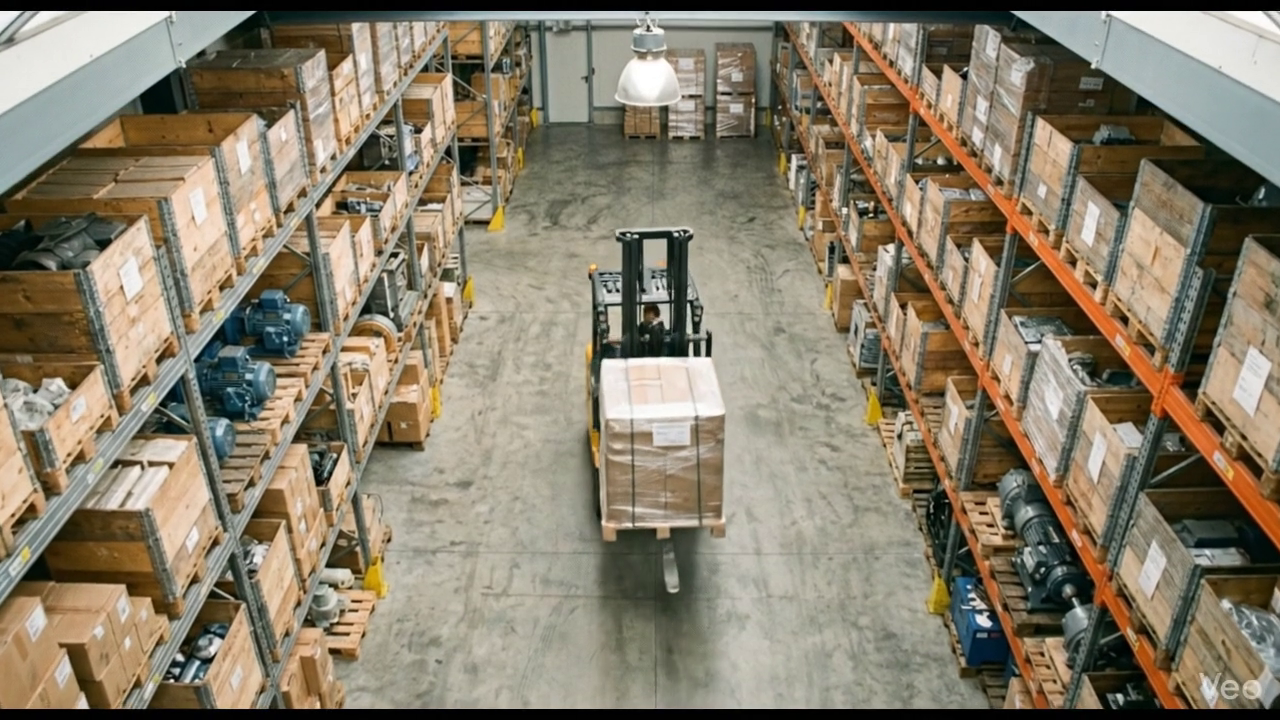
#> input picture frame 19 of Video/input_video.mp4, 1280 x 720 px
$ python rotationVDO.py
#> lines starting #> are read from the running program, lines starting #| are printed output that depends on the picture
import cv2
vdo = cv2.VideoCapture("Video/input_video.mp4")
while True:
    ret, frame = vdo.read()
#> frame is the input picture: shape (720, 1280, 3); mean B, G, R 107.1, 126.5, 136.2
    if not ret:
        break

    (h, w) = frame.shape[:2]
#> h = 720; w = 1280
    center = (w//2, h//2)
#> center = (640, 360)
    M = cv2.getRotationMatrix2D(center, 90, 1.0)
    rotated_vdo = cv2.warpAffine(frame, M, (w, h))
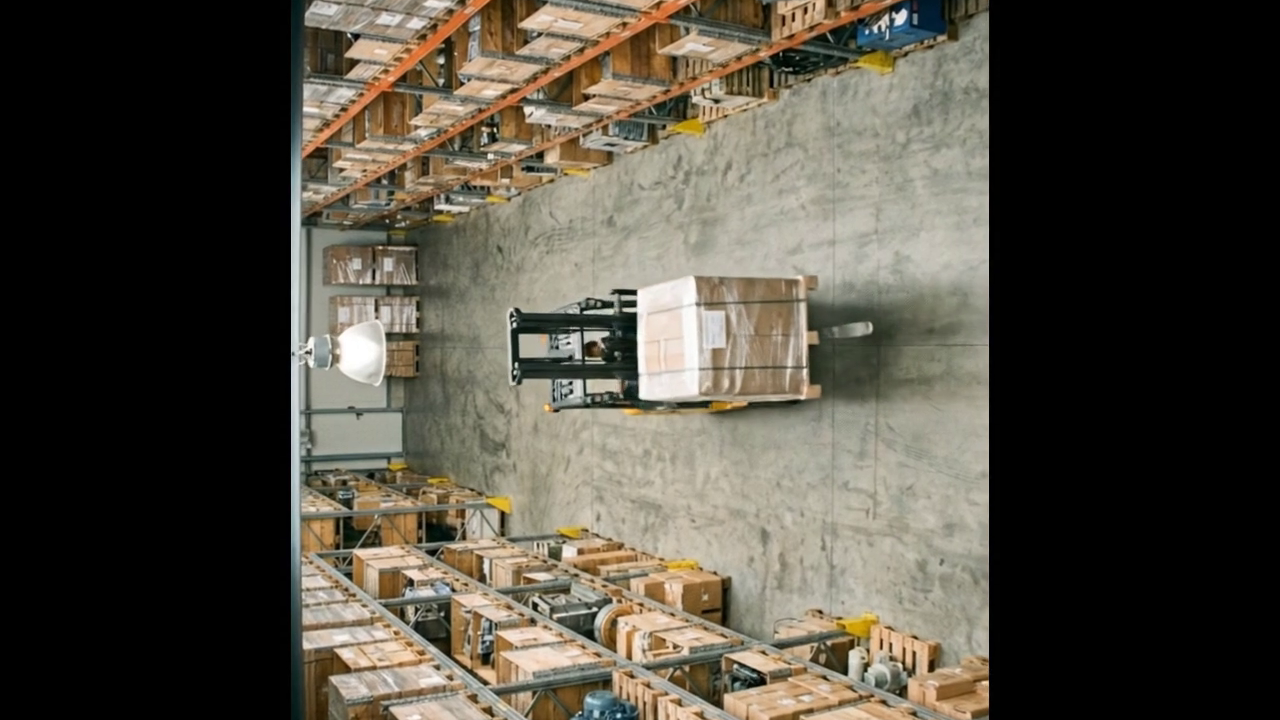
#> rotated_vdo: shape (720, 1280, 3); mean B, G, R 64.9, 75.7, 80.6

    cv2.imshow("Original vdo !", frame)
    cv2.imshow("Rotated vdo !", rotated_vdo)

    if cv2.waitKey(25) & 0xFF  == ord('q'):
#> (key q is pressed here)
        break
vdo.release()
cv2.destroyAllWindows()

$ run again, starting later in the video
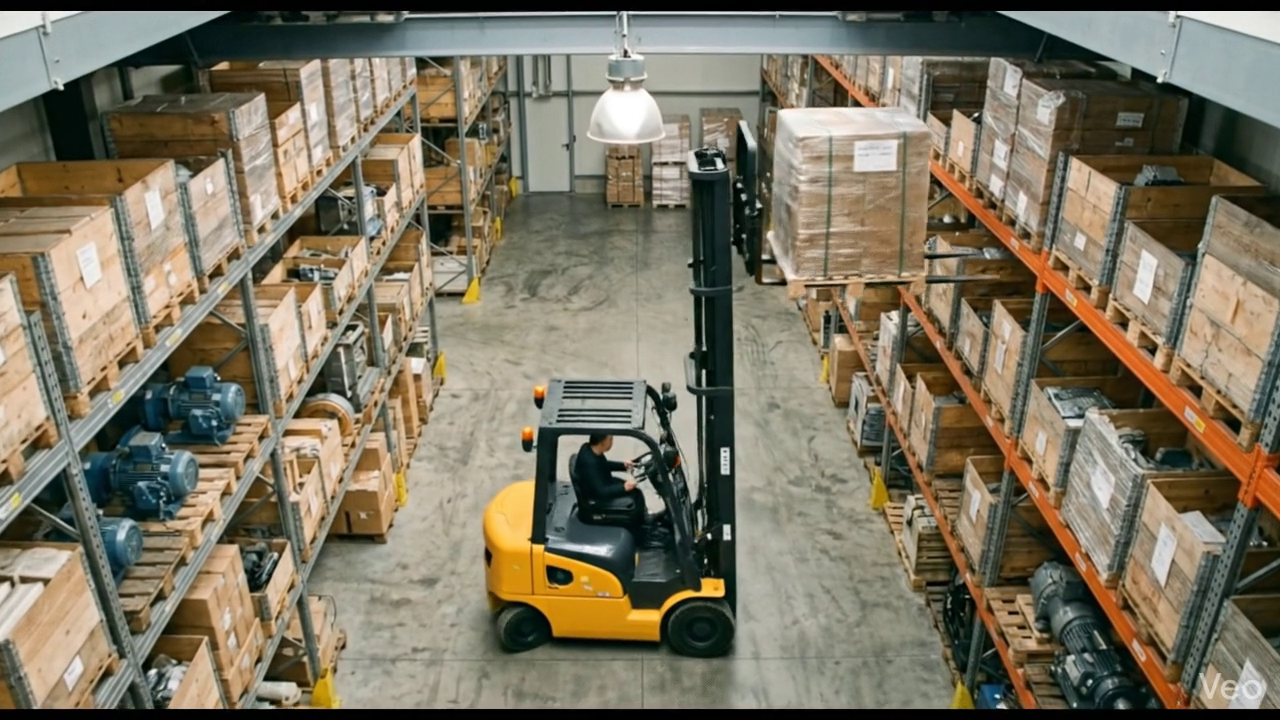
#> input picture frame 86 of Video/input_video.mp4, 1280 x 720 px
#> frame is the input picture: shape (720, 1280, 3); mean B, G, R 97.4, 116.6, 124.3
#> `rotated_vdo = cv2.warpAffine(frame, M, (w, h))`:
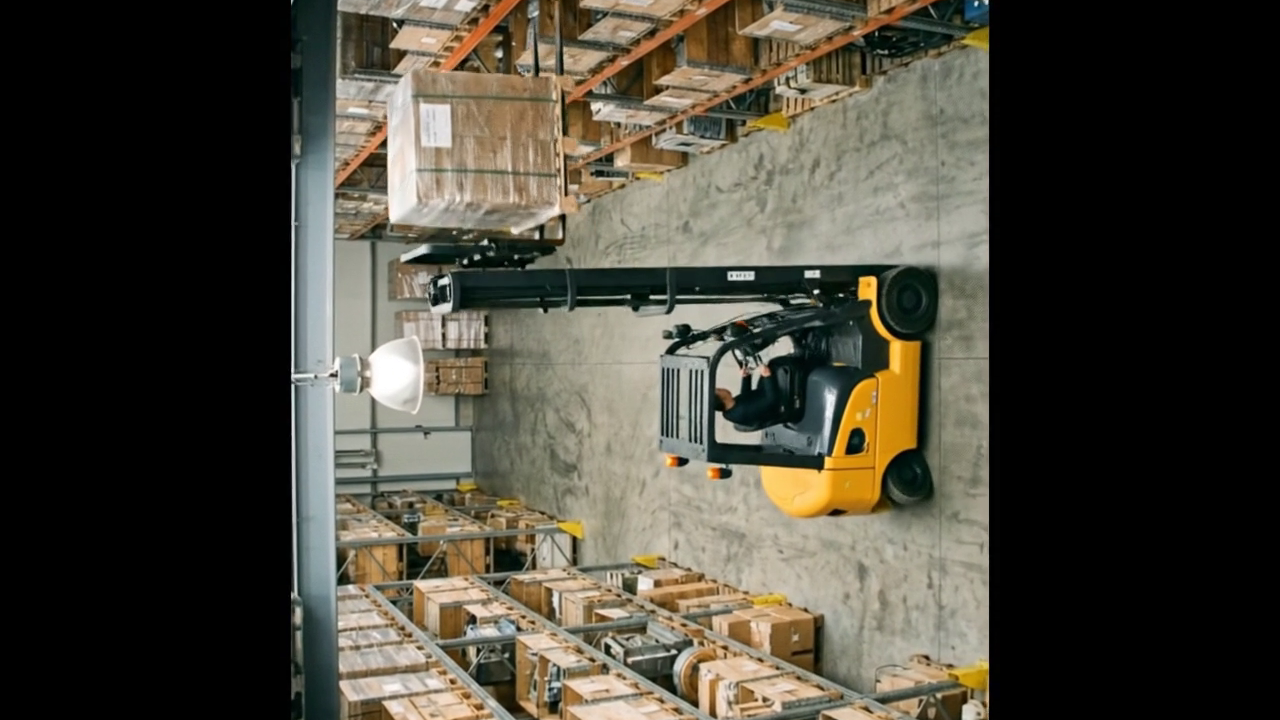
#> rotated_vdo: shape (720, 1280, 3); mean B, G, R 57.9, 69.1, 72.7

$ run again, starting later in the video
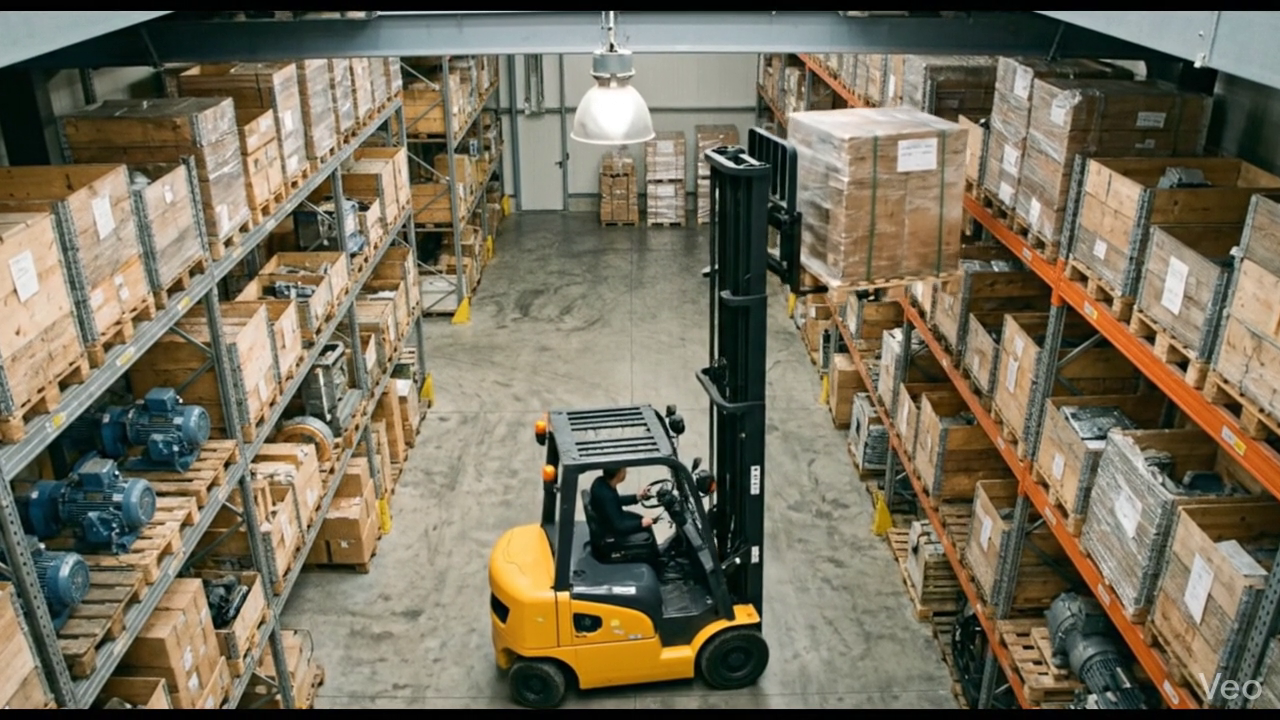
#> input picture frame 153 of Video/input_video.mp4, 1280 x 720 px
#> frame is the input picture: shape (720, 1280, 3); mean B, G, R 92.2, 111.5, 118.9
#> `rotated_vdo = cv2.warpAffine(frame, M, (w, h))`:
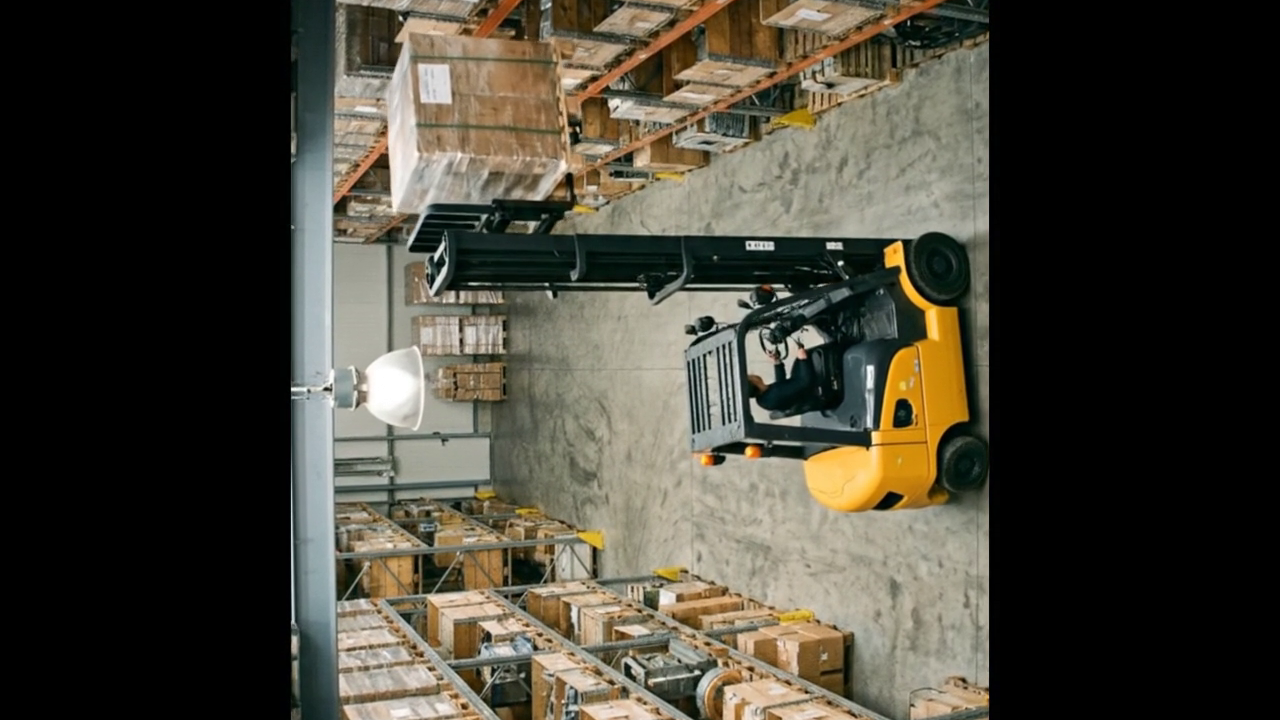
#> rotated_vdo: shape (720, 1280, 3); mean B, G, R 55.7, 66.9, 70.4
